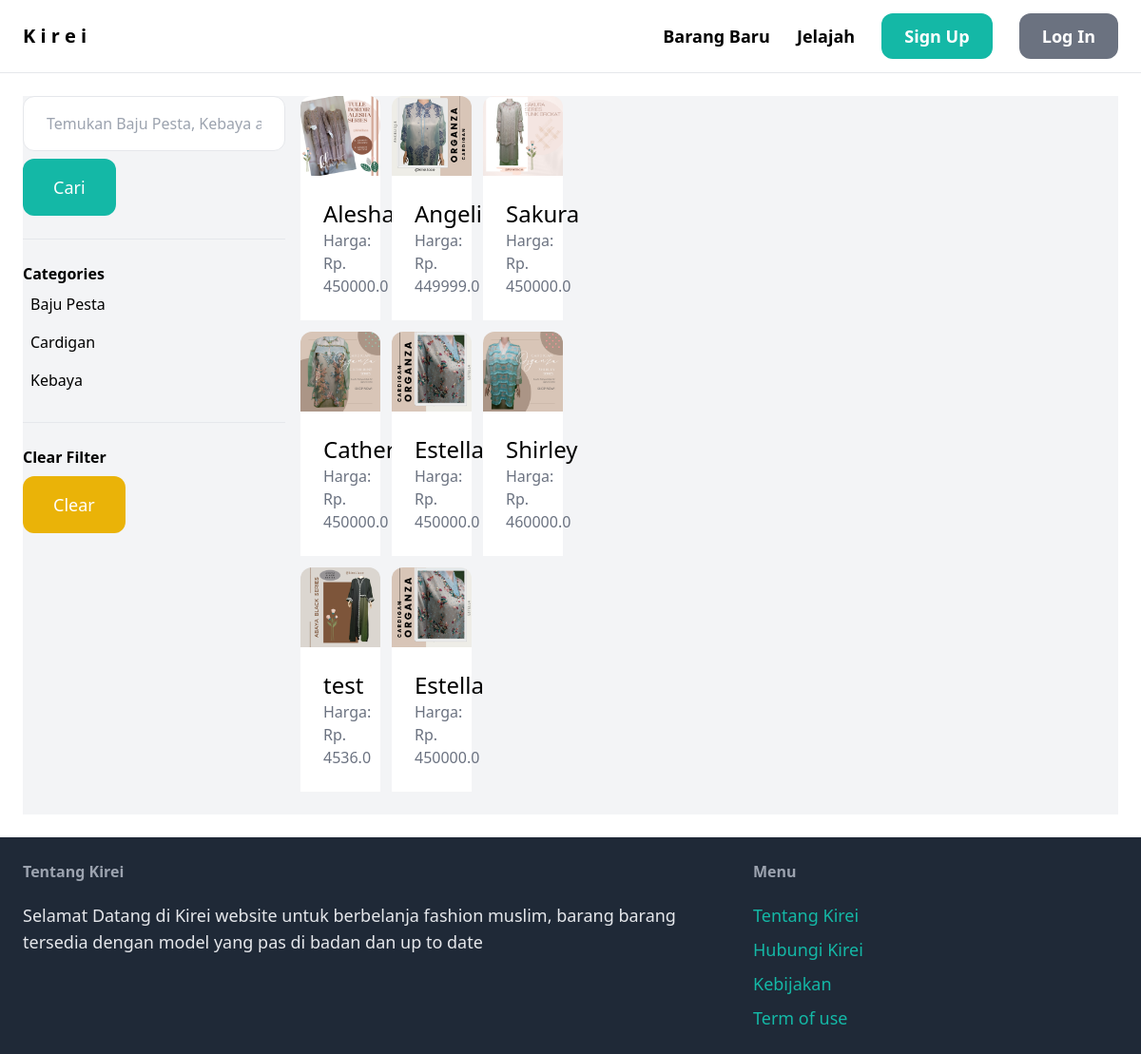
The app's page /items/ with its own data.
### item/models.py (models this page shows, shortened)
class Category(models.Model):
    name = models.CharField(max_length=255)
    class Meta:
        ordering = ('name',)
        verbose_name_plural = 'Categories'

class Item(models.Model):
    category = models.ForeignKey(Category, related_name='items', on_delete=models.CASCADE)
    name = models.CharField(max_length=255)
    description = models.TextField(blank=True, null=True)
    price = models.FloatField()
    image = models.ImageField(upload_to='item_images', blank=True, null=True)
    is_sold = models.BooleanField(default=False)
    created_by = models.ForeignKey(User, related_name='items', on_delete=models.CASCADE)
    created_at = models.DateTimeField(auto_now_add=True)

### item/views.py (the view)
# urls.py: path('items/', include('item.urls')),
def items (request):
    query = request.GET.get('query', '')
    category_id = request.GET.get('category', 0)
    categories = Category.objects.all()
    items = Item.objects.filter(is_sold=False)
    if category_id:
        items = items.filter(category_id=category_id)
    if query:
        items = items.filter(Q (name__icontains=query) | Q(description__icontains=query) )
    return render(request, 'item/items.html', {
        'items': items,
        'query': query,
        'categories' : categories,
        'category_id' :int(category_id)
    })

### item/templates/item/items.html (shortened to what this page needs)
{% extends 'core/base.html' %}
{% block content %}
    <div class="pb-6 grid grid-cols-4 gap-4 bg-gray-100">
        <div class="cols-span-1">
           <form method="get" action=" {% url 'item:items' %} ">
            <input name="query" class="w-full py-4 px-6 border rounded-xl" type="text" value="{{ query }}" placeholder="Temukan Baju Pesta, Kebaya atau Cardigan ...">
            <button class="mt-2 py-4 px-8 text-lg bg-teal-500 text-white rounded-xl">Cari</button>
           </form>
           <hr class="my-6">
           <p class="font-semibold">Categories</p>
           <ul>
            {% for category in categories  %}
               <li class="py-2 px-2 rounded-xl{% if category.id == category_id %} bg-gray-200{% endif %}">
                <a href="{% url 'item:items' %}?query={{query}}&category={{ category.id }}"> {{ category.name}} </a>
               </li>
            {% endfor %}
           </ul>
           <hr class="my-6">
           <p class="font-semibold">Clear Filter</p>
           <ul>
            <li> <a href=" {% url 'item:items' %} " class="mt-2 py-4 px-8 inline-block bg-yellow-500 text-lg rounded-xl text-white" >Clear</a> </li>
           </ul>
        </div>
        <div class="cols-span-3">
            <div class="grid grid-cols-3 gap-3">
                {% for item in items  %}
                    <div>
                        <a href="{% url 'item:detail' item.id %}">
                        <div>
                            <img src="{{ item.image.url}}" class="rounded-t-xl">
                        </div>
                        <div class="p-6 bg-white rouded-b-xl">
                            <h2 class="text-2xl">{{ item.name }}</h2>
                            <p class="text-gray-500">Harga: Rp. {{ item.price}}</p>
                        </div>
                        </a>
                    </div>
                {% endfor %}
            </div>
        </div>
    </div>
{% endblock %}

### records on screen
Category: name "Baju Pesta"
Category: name "Cardigan"
Category: name "Kebaya"
Item: image (picture), name "Alesha", price "450000.0"
Item: image (picture), name "Angelique", price "449999.0"
Item: image (picture), name "Sakura", price "450000.0"
Item: image (picture), name "Catherine", price "450000.0"
Item: image (picture), name "Estella", price "450000.0"
Item: image (picture), name "Shirley", price "460000.0"
Item: image (picture), name "test", price "4536.0"
Item: image (picture), name "Estella", price "450000.0"
